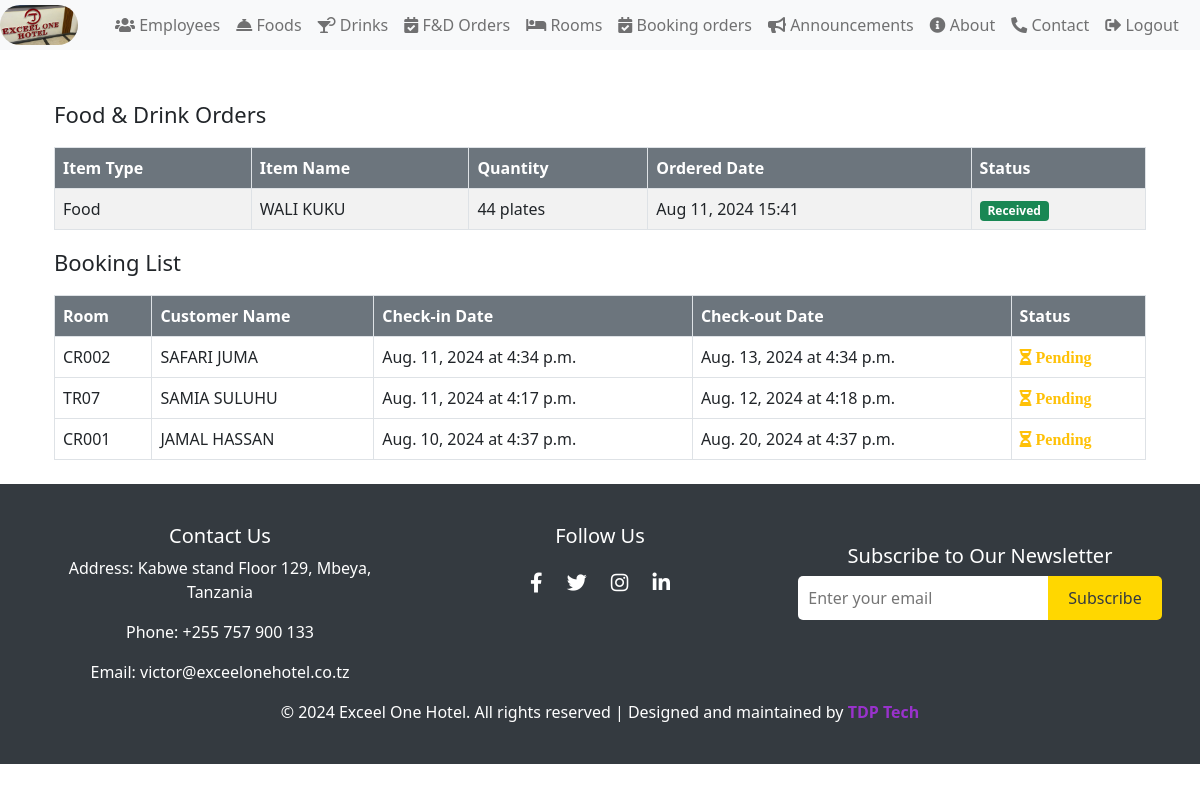
The page /Food/my-orders/ (signed in) on the database its author committed.
### FoodDrinksApp/models.py (models this page shows, shortened)
class Order(models.Model):
    ORDER_TYPES = [
        ('food', 'Food'),
        ('drink', 'Drink'),
    ]
    STATUS_CHOICES = [
        ('pending', 'Pending'),
        ('received', 'Received'),
        ('processed', 'Processed'),
        ('cancelled', 'Cancelled'),
    ]
    user = models.ForeignKey(User, on_delete=models.CASCADE)
    item_type = models.CharField(max_length=10, choices=ORDER_TYPES)
    item_id = models.PositiveIntegerField()
    quantity = models.PositiveIntegerField()
    comments = models.TextField(blank=True, null=True)
    status = models.CharField(max_length=10, choices=STATUS_CHOICES, default='pending')
    created_at = models.DateTimeField(auto_now_add=True)
    food = models.ForeignKey(Food, null=True, blank=True, on_delete=models.SET_NULL)
    drink = models.ForeignKey(Drink, null=True, blank=True, on_delete=models.SET_NULL)
    def get_item_name(self):
        if self.item_type == 'food':
            try:
                item = Food.objects.get(pk=self.item_id)
                return item.food_name
            except Food.DoesNotExist:
                return 'Unknown Food Item'
        elif self.item_type == 'drink':
            try:
                item = Drink.objects.get(pk=self.item_id)
                return item.drink_name
            except Drink.DoesNotExist:
                return 'Unknown Drink Item'
        return 'Unknown Item'

class Food(models.Model):
    food_name = models.CharField(max_length=100)
    food_price = models.DecimalField(max_digits=12, decimal_places=2)
    food_amount = models.PositiveIntegerField()
    food_image = models.ImageField(upload_to='food_images/', blank=True, null=True)

### RoomBookingApp/models.py (models this page shows, shortened)
class Booking(models.Model):
    STATUS_CHOICES = [
        ('pending', 'Pending'),
        ('confirmed', 'Confirmed'),
        ('checked_in', 'Checked-In'),
        ('checked_out', 'Checked-Out'),
        ('canceled', 'Canceled'),
    ]
    room = models.ForeignKey(Room, on_delete=models.CASCADE)
    customer_name = models.CharField(max_length=100)
    check_in_date = models.DateField()
    check_in_time = models.TimeField()
    check_out_date = models.DateField()
    check_out_time = models.TimeField()
    user = models.ForeignKey(User, on_delete=models.CASCADE, related_name='bookings')
    status = models.CharField(max_length=20, choices=STATUS_CHOICES, default='pending')

class Room(models.Model):
    room_number = models.CharField(max_length=50, unique=True)
    room_type = models.CharField(max_length=100)
    price = models.DecimalField(max_digits=12, decimal_places=2)
    user = models.ForeignKey(User, on_delete=models.CASCADE, related_name='rooms')

### FoodDrinksApp/views.py (the view)
# urls.py: path('my-orders/', views.my_orders, name='my_orders'),
@login_required
def my_orders(request):
    orders = Order.objects.filter(user=request.user).order_by('-created_at')
    bookings = Booking.objects.filter(user=request.user).order_by('-id')
    return render(request, 'my_orders.html', {'orders': orders, 'bookings': bookings})

### FoodDrinksApp/templates/my_orders.html (shortened to what this page needs)
{% extends 'base.html' %}
{% block content %}
<div class="container mt-5">
    {% if orders %}
    <p class="mb-3 order-heading">Food & Drink Orders</p>
    <table class="table table-striped table-bordered">
        <thead class="bg-secondary text-white">
            <tr>
                <th>Item Type</th>
                <th>Item Name</th>
                <th>Quantity</th>
                <th>Ordered Date</th>
                <th>Status</th>
            </tr>
        </thead>
        <tbody>
            {% for order in orders %}
            <tr>
                <td>{{ order.item_type|capfirst }}</td>
                <td>{{ order.get_item_name }}</td>
                <td>
                    {% if order.item_type == 'food' %}
                        {% if order.quantity == 1 %}
                            {{ order.quantity }} plate
                        {% else %}
                            {{ order.quantity }} plates
                        {% endif %}
                    {% elif order.item_type == 'drink' %}
                        {% if order.quantity == 1 %}
                            {{ order.quantity }} bottle
                        {% else %}
                            {{ order.quantity }} bottles
                        {% endif %}
                    {% endif %}
                </td>
                <td>{{ order.created_at|date:"M d, Y H:i" }}</td>
                <td>
                    <span class="badge
                        {% if order.status == 'pending' %}
                            bg-warning
                        {% elif order.status == 'processed' %}
                            bg-info
                        {% elif order.status == 'received' %}
                            bg-success
                        {% elif order.status == 'cancelled' %}
                            bg-danger
                        {% endif %}
                    ">
                        {{ order.status|capfirst }}
                    </span>
                </td>
            </tr>
            {% endfor %}
        </tbody>
    </table>
{% else %}
<div class="d-flex justify-content-center align-items-center">
    <div class="alert alert-info col-md-3 text-center">
        You have no orders yet.
    </div>
</div>
{% endif %}
    {% if bookings %}
        <p class="mb-3 order-heading">Booking List</p>
        <table class="table table-bordered">
            <thead class="bg-secondary text-white">
                <tr>
                    <th>Room</th>
                    <th>Customer Name</th>
                    <th>Check-in Date</th>
                    <th>Check-out Date</th>
                    <th>Status</th>
                </tr>
            </thead>
            <tbody>
                {% for booking in bookings %}
                <tr>
                    <td>{{ booking.room.room_number }}</td>
                    <td>{{ booking.customer_name }}</td>
                    <td>{{ booking.check_in_date }} at {{ booking.check_in_time }}</td>
                    <td>{{ booking.check_out_date }} at {{ booking.check_out_time }}</td>
                    <td>
                        {% if booking.status == 'pending' %}
                            <i class="fas fa-hourglass-half text-warning" title="Pending"> Pending</i>
                        {% elif booking.status == 'confirmed' %}
                            <i class="fas fa-check-circle text-info" title="Confirmed"> Confirmed</i>
                        {% elif booking.status == 'checked_in' %}
                            <i class="fas fa-door-open text-primary" title="Checked-In"> Checked-in</i>
                        {% elif booking.status == 'checked_out' %}
                            <i class="fas fa-door-closed text-success" title="Checked-Out"> Checked-out</i>
                        {% elif booking.status == 'canceled' %}
                            <i class="fas fa-times-circle text-danger" title="Canceled"> Canceled</i>
                        {% else %}
                            <i class="fas fa-question-circle text-muted" title="Unknown"></i>
                        {% endif %}
                    </td>
                </tr>
                {% empty %}
                <div class="alert alert-info">
                    No bookings found.
                </div>
                {% endfor %}
            </tbody>
        </table>
    {% endif %}
</div>
{% endblock %}

### templates/base.html (style rules this page uses)
* { box-sizing: border-box; }

### FoodDrinksApp/templates/my_orders.html (style rules this page uses)
.order-heading { font-size: 22px; }

### rows shown on the page
Order: item_type "Food", get_item_name "WALI KUKU", quantity "44", created_at "Aug 11, 2024 15:41", status "Received"
Booking: room.room_number "CR002", customer_name "SAFARI JUMA", check_in_date "Aug. 11, 2024", check_in_time "4:34 p.m.", check_out_date "Aug. 13, 2024", check_out_time "4:34 p.m.", status "Pending"
Booking: room.room_number "TR07", customer_name "SAMIA SULUHU", check_in_date "Aug. 11, 2024", check_in_time "4:17 p.m.", check_out_date "Aug. 12, 2024", check_out_time "4:18 p.m.", status "Pending"
Booking: room.room_number "CR001", customer_name "JAMAL HASSAN", check_in_date "Aug. 10, 2024", check_in_time "4:37 p.m.", check_out_date "Aug. 20, 2024", check_out_time "4:37 p.m.", status "Pending"
